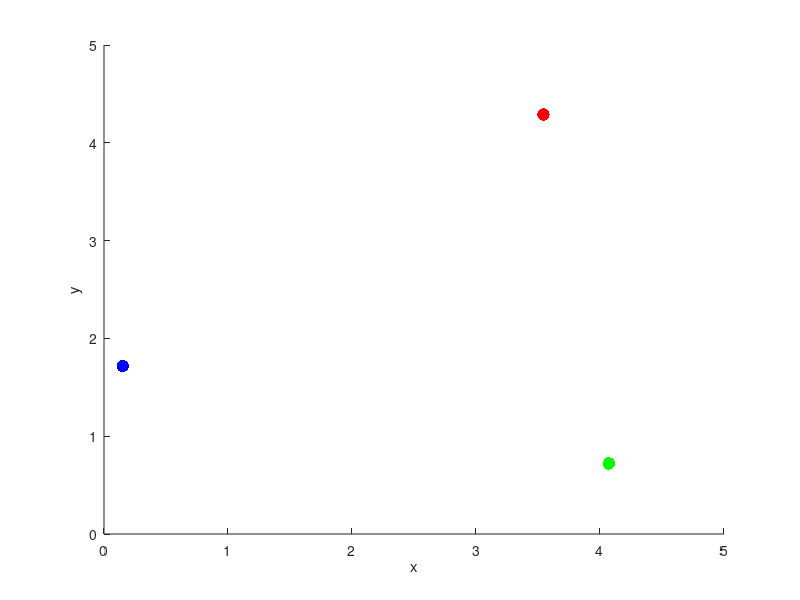

MATLAB code for this plot: (Note: this script raises an error after producing the figure.)
% molecular dynamics in two dimensions
%
% Matlab version with keyboard interactions added by H. Nakanishi
%    (based on original TB version by N. Giordano)
%
% modified by Denes Molnar Nov 2019
% -> suitable for GNU Octave (keystroke input converted to line + [ENTER] input)
%
clear;
clf;
%
% Read parameters
%
Npart  = input('# of particles: ');
L      = input('side length L [units of sigma]: ');
dt     = input('time step dt [units given on p.274]: ');
n_plot = input('plot/record after this many steps: ');
vmax   = input('max initial speed: ');
dmax   = input('max initial relative displacement: ');
out    = input('file name for thermodynamics output: ');
disp('Type c or d (clear/remove green tracks), p to pause, or q to plot time series and end.\n'); 
disp('type + to increase speed 50% or - to decrease 50%, or \n');
disp('type N [N=1,...,4] to increase speed by 10N%. \n');
disp('Hit any key to start...');

x  = zeros(2,Npart);
y  = zeros(2,Npart);
vx = zeros(Npart,1);
vy = zeros(Npart,1);
xp = zeros(Npart,1);
yp = zeros(Npart,1);

%s = RandStream('mt19937ar','Seed',0);
%RandStream.setGlobalStream(s);

%
% Generate initial conditions
%
Ngrid = floor(sqrt(Npart));
if Ngrid < sqrt(Npart)
   Ngrid = Ngrid + 1;
end
Lgrid = L / Ngrid;

n = 0;
i = 0;
while i < Ngrid       % arrange particles on a roughly square lattice
   j = 0;             % to keep them apart initially
   while j < Ngrid
      n = n + 1;
      if n <= Npart
         x(2,n) = (i + 0.5) * Lgrid + dmax * (rand - 0.5) * Lgrid * sqrt(2);
         y(2,n) = (j + 0.5) * Lgrid + dmax * (rand - 0.5) * Lgrid * sqrt(2);
         % random initial velocities
         vx(n) = vmax * (rand-0.5) * sqrt(2);
         vy(n) = vmax * (rand-0.5) * sqrt(2);
         % previous position (assumes no interaction before t = 0)
         x(1,n) = x(2,n) - vx(n) * dt;
         y(1,n) = y(2,n) - vy(n) * dt;
      end
      j = j + 1;
   end
   i = i + 1;
end %i

t = 0;

% initial display of particles
%
%symSize = 20. * (20. / L)**2;  %symbol size (area)
symSize = 20. * (20. / L);
h3 = scatter(x(2,3:Npart), y(2,3:Npart), symSize, 'r', 'Filled');
hold on;
h1 = scatter(x(2,1:1), y(2,1:1), symSize, 'b', 'Filled');
h2 = scatter(x(2,2:2), y(2,2:2), symSize, 'g', 'Filled');

xlabel('x');
ylabel('y');
xlim([0 L]);
ylim([0 L]);
hold on;
pause;

drg = 1;   % whether to draw green circles for positions
for i = 1:Npart
   xp(i) = x(2,i);
   yp(i) = y(2,i);
end
%set(gcf, 'CurrentCharacter', '@'); % set to a dummy character



% 
% Evolve with Newtonian dynamics
%
i = 0;
j = 0;
n_p = 0;
r2 = 0;
x1 = 0;
y1 = 0;
x2 = x(2,2) - x(2,1);
y2 = y(2,2) - y(2,1);

while 1    % infinite loop

   [x,y,vx,vy,r2,rp2,x1,y1,x2,y2] = Lab12_updatemd(x, y, vx, vy, Npart, L, dt, x1, y1, x2, y2);

   t = t + dt;
   j = j + 1; 		% use to keep track of how often to plot on screen
   if j >= n_plot		% and record values for later plotting
      if drg == 1
         scatter(xp(1:Npart), yp(1:Npart), symSize, 'g');
      end
      %set(h1, 'XData', x(2,1), 'YData', y(2,1));
      %set(h2, 'XData', x(2,2), 'YData', y(2,2));
      %set(h3, 'XData', x(2,3:Npart), 'YData', y(2,3:Npart));
      %drawnow;
      for k = 1:Npart
         xp(k) = x(2,k);
         yp(k) = y(2,k);
      end

      j = 0;
      i = i + 1;

      % calculate and record time, energy, and temperature
      [E,Epot,T] = Lab12_calc_energy(x, y, vx, vy, Npart, L);
      s = sprintf('t = %0.5f, energy = %0.5e, temperature = %0.5e \n', t, E, T);
      title(s);

      thermo(i,:) = [t, E, T, r2, rp2];
      if out
         dlmwrite(out, thermo(i,:), '-append', 'newline', 'pc', 'delimiter', '\t');
      end
      n_p = n_p + 1;
      velRescale = 1;
      %pause(0.001);
      %figure(gcf);
      %key = get(gcf, 'CurrentCharacter');
      key = input('input: ', 's');
      switch key
         case 'q'
            break;
         case {'c','d'}
            clf;
            h3 = scatter(x(2,3:Npart), y(2,3:Npart), symSize, 'r', 'Filled');
            hold on;
            h1 = scatter(x(2,1), y(2,1), symSize, 'b', 'Filled');
            h2 = scatter(x(2,2), y(2,2), symSize, 'g', 'Filled');
            xlabel('x');
            ylabel('y');
            xlim([0 L]);
            ylim([0 L]);
            hold on;
            drawnow;
            if key == 'd'
                drg = 0;
            end
         case 'u'
             drg = 1;
         case '+'   % heat up v -> v * 1.5
            velRescale = 1.5;
         case '-'   % cool v -> v * 0.5
            velRescale = 0.5;
         case '1'  % heat up v -> v * 1.1
            velRescale = 1.1;
         case '2'  % heat up v -> v * 1.2
            velRescale = 1.2;
         case '3'  % heat up v -> v * 1.3
            velRescale = 1.3;
         case '4'  % heat up v -> v * 1.4
            velRescale = 1.4;
      end %switch
      %set(gcf, 'CurrentCharacter', '@');
      % rescale velocities, if requested
      if velRescale ~= 1
         for k = 1:Npart
            x(1,k) = x(2,k) - velRescale * (x(2,k) - x(1,k));
            y(1,k) = y(2,k) - velRescale * (y(2,k) - y(1,k));
         end
      end
   end %
   %set(gcf, 'CurrentCharacter', '@');
end %while

% now finished      prepare for plotting final results
disp('hit any key to display time series ...')
pause;

lw = 3;

clf;
plot(thermo(:,1), thermo(:,2), 'r', 'LineWidth', lw)
title('Energy time series');
xlabel('Time (in L-J units)');
ylabel('Total energy (in epsilon)');
disp('hit any key to continue')
pause;

clf;
plot(thermo(:,1), thermo(:,3), 'b', 'LineWidth', lw)
title('Temperature time series');
xlabel('Time (in L-J units)');
ylabel('Temperature (in epsilon/k_B)');
disp('hit any key to continue')
pause;

clf;
plot(thermo(:,1), thermo(:,4), 'g', 'LineWidth', lw)
title('Tagged particle square displacement time series');
xlabel('Time (in L-J units)');
ylabel('r^2 (in sigma^2)');
disp('hit any key to continue')
pause;

clf;
plot(thermo(:,1), thermo(:,5), 'g', 'LineWidth', lw)
title('Tagged pair square distance time series');
xlabel('Time (in L-J units)');
ylabel('dr^2 (in sigma^2)');
%
%
%END

